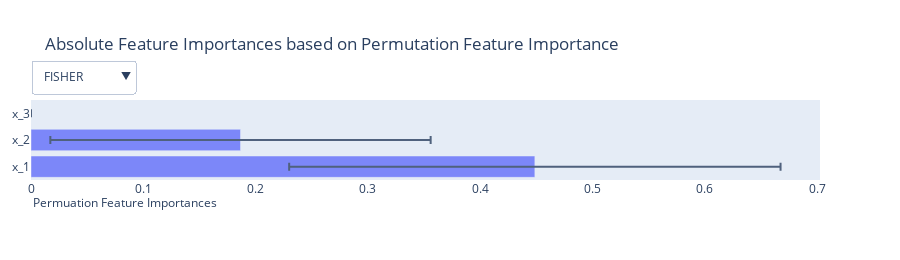

The cell this chart's notebook holds for it:
### Code cell
combined_importances = {m.name: combine_permutation_importances(pi["pemutation_imprtance"], m).describe() for m in RegressionMetricsEnum}
plot_feature_importance_by_feature_plotly(combined_importances,relative=False, caption="Permuation Feature Importances", show_std=True, importance_measure="Permutation Feature Importance")

### Figure 1 — Plotly figure (JSON) as saved in the notebook; plotly's stock layout.template omitted (floating-point values rounded to 4 significant figures)
{"data": [{"error_x": {"array": [0.2187, 0.1693, 0], "type": "data", "visible": true}, "name": "Importance", "opacity": 0.8, "orientation": "h", "type": "bar", "visible": true, "x": [0.4486, 0.1865, 0], "y": ["x_1", "x_2", "x_3"]}, {"error_x": {"array": [10.59, 8.236, 2.217], "type": "data", "visible": true}, "name": "Importance", "opacity": 0.8, "orientation": "h", "type": "bar", "visible": false, "x": [45.02, 32.65, 1.427], "y": ["x_1", "x_2", "x_3"]}, {"error_x": {"array": [0.5435, 0.6717, 0.1378], "type": "data", "visible": true}, "name": "Importance", "opacity": 0.8, "orientation": "h", "type": "bar", "visible": false, "x": [0.9098, 0.6936, 0.08541], "y": ["x_1", "x_2", "x_3"]}, {"error_x": {"array": [2364.0, 1532.0, 122.2], "type": "data", "visible": true}, "name": "Importance", "opacity": 0.8, "orientation": "h", "type": "bar", "visible": false, "x": [5712.0, 3400.0, 61.14], "y": ["x_1", "x_2", "x_3"]}, {"error_x": {"array": [0.2251, 0.1294, 0.01086], "type": "data", "visible": true}, "name": "Importance", "opacity": 0.8, "orientation": "h", "type": "bar", "visible": false, "x": [0.7389, 0.3781, 0.005576], "y": ["x_1", "x_2", "x_3"]}, {"error_x": {"array": [0.3676, 0.225, 0.02326], "type": "data", "visible": true}, "name": "Importance", "opacity": 0.8, "orientation": "h", "type": "bar", "visible": false, "x": [1.271, 0.7745, 0.01341], "y": ["x_1", "x_2", "x_3"]}, {"error_x": {"array": [0.3184, 0.1133, 0.01951], "type": "data", "visible": true}, "name": "Importance", "opacity": 0.8, "orientation": "h", "type": "bar", "visible": false, "x": [0.6618, 0.305, -0.008242], "y": ["x_1", "x_2", "x_3"]}], "layout": {"annotations": [{"align": "left", "showarrow": false, "text": "Permuation Feature Importances", "x": 0, "xanchor": "left", "xref": "paper", "y": -0.15, "yanchor": "top", "yref": "paper"}], "height": 260, "hovermode": "closest", "margin": {"l": 24}, "showlegend": false, "title": {"text": "Absolute Feature Importances based on Permutation Feature Importance"}, "updatemenus": [{"buttons": [{"args": ["visible", [true, false, false, false, false, false, false]], "label": "FISHER", "method": "restyle"}, {"args": ["visible", [false, true, false, false, false, false, false]], "label": "MAE", "method": "restyle"}, {"args": ["visible", [false, false, true, false, false, false, false]], "label": "MAPE", "method": "restyle"}, {"args": ["visible", [false, false, false, true, false, false, false]], "label": "MSD", "method": "restyle"}, {"args": ["visible", [false, false, false, false, true, false, false]], "label": "PEARSON", "method": "restyle"}, {"args": ["visible", [false, false, false, false, false, true, false]], "label": "R2", "method": "restyle"}, {"args": ["visible", [false, false, false, false, false, false, true]], "label": "SPEARMAN", "method": "restyle"}], "pad": {"t": -40}, "x": 0, "xanchor": "left", "y": 1, "yanchor": "top"}]}}
